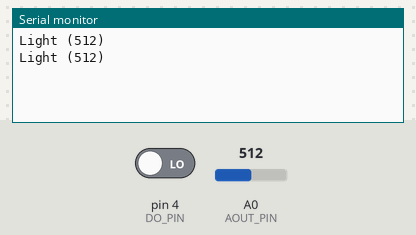
The sketch below on a simulated Arduino Uno, built with avr-gcc and run on an emulated ATmega328P. Parts: the last lines printed to the serial monitor. The test bench sets the inputs (shaded band); at power-on: A0 (AOUT_PIN) = 512, pin 4 (DO_PIN) LOW.

Above: at 3.1 s.
3.2 s: A0 (AOUT_PIN) set to 468
At 5.3 s:
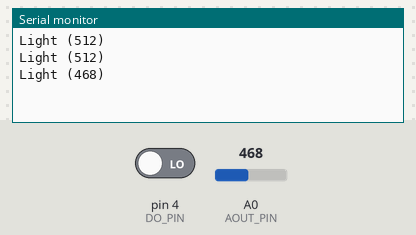
6.3 s: A0 (AOUT_PIN) set to 441
At 7.4 s:
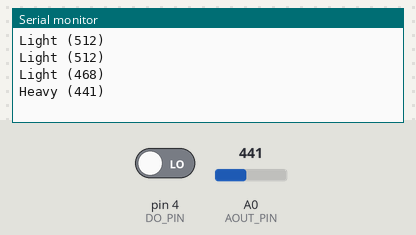
10.7 s: A0 (AOUT_PIN) set to 219
At 12.7 s:
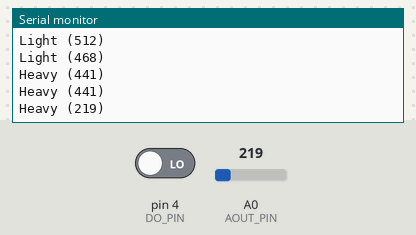
13.8 s: A0 (AOUT_PIN) set to 183
At 14.8 s:
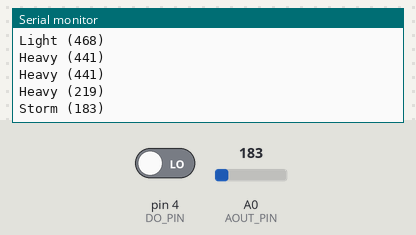

The sketch:

REGEN.ino
```cpp
#include <SoftwareSerial.h>
SoftwareSerial HM10(10, 11);

#define AOUT_PIN A0
#define STORMSURGE 200
#define HEAVYRAIN 450
#define LIGHTRAIN 800
#define NO_RAIN_THRESHOLD 10
#define SENSOR_POWER 3
#define DO_PIN 4

int timer = 10;
int noRainDuration = 0;
bool isSensorActive = true;
int noRainMessageCount = 0;
bool sensorInactivePrinted = false;
int SensorActivate;

void setup() {
  Serial.begin(9600);
  HM10.begin(9600);
  pinMode(SENSOR_POWER, OUTPUT);
  pinMode(DO_PIN, INPUT);
  digitalWrite(SENSOR_POWER, HIGH);
}

void loop() {


  int stormCount = 0, heavyCount = 0, lightCount = 0, noRainCount = 0;

  while (timer > 0) {
    int value = analogRead(AOUT_PIN);

    if (isSensorActive) {
      if (value <= STORMSURGE) {
        Serial.print("Storm (");
        stormCount++;
        noRainDuration = 0;
        HM10.print("1,");
      } else if (value <= HEAVYRAIN) {
        Serial.print("Heavy (");
        heavyCount++;
        noRainDuration = 0;
        HM10.print("1,");
      } else if (value <= LIGHTRAIN) {
        Serial.print("Light (");
        lightCount++;
        noRainDuration = 0;
        HM10.print("1,");
      } else {
        Serial.print("No Rain (");
        noRainCount++;
        noRainDuration++;
        HM10.print("1,");
      }
    } else {
      if (!sensorInactivePrinted) {
        Serial.println("Sensor is inactive.");
        HM10.println("0, 0, 0");
        sensorInactivePrinted = true;
      }
    }

    if (isSensorActive) {
      Serial.print(value);
      Serial.println(")");
      HM10.print(value);
      HM10.println(",");
    }

    delay(2300);

    timer--;
  }

  int maxCount = max(stormCount, max(heavyCount, max(lightCount, noRainCount)));
  int value = analogRead(AOUT_PIN);

  if (HM10.available() > 0) {
    int valueFromHM10 = HM10.parseInt();

    if (valueFromHM10 > 0) {
      Serial.println("Received a value greater than 1. Turning on the sensor.");
      isSensorActive = true;
      digitalWrite(SENSOR_POWER, HIGH);
      sensorInactivePrinted = false;
    }
  }

  int rain_state = digitalRead(DO_PIN);

  if (noRainMessageCount >= 2) {
    if (isSensorActive) {
      Serial.println("Threshold reached. Turning off the sensor.");
      isSensorActive = false;
      digitalWrite(SENSOR_POWER, LOW);
      HM10.println("0, 0, 0");
      value = 0;
      noRainMessageCount = 0;  // Reset the count for next activation
      sensorInactivePrinted = true;


    }
  } else {
    if (value > 0) {
      Serial.println("Detected rain. Turning on the sensor.");
      isSensorActive = true;
      digitalWrite(SENSOR_POWER, HIGH);
      noRainDuration = 0;
      sensorInactivePrinted = false;
    }

    if (isSensorActive) {
      sensorInactivePrinted = false;
      if (maxCount == stormCount) {
        Serial.println("The most frequent weather condition observed was: Storm");
        HM10.print("1,");
        HM10.print(value);
        HM10.print(",");
        HM10.println("4");
      } else if (maxCount == heavyCount) {
        Serial.println("The most frequent weather condition observed was: Heavy Rain");
        HM10.print("1,");
        HM10.print(value);
        HM10.print(",");
        HM10.println("3");
      } else if (maxCount == lightCount) {
        Serial.println("The most frequent weather condition observed was: Light Rain");
        HM10.print("1,");
        HM10.print(value);
        HM10.print(",");
        HM10.println("2");
      } else {
        Serial.println("The most frequent weather condition observed was: No Rain");
        HM10.print("1,");
        HM10.print(value);
        HM10.print(",");
        HM10.println("1");
        noRainMessageCount++;
      }
    }
  }

  if (HM10.available()) {
    SensorActivate = HM10.read();
    if (SensorActivate == 1) {
      isSensorActive = true;
      digitalWrite(SENSOR_POWER, HIGH);
      noRainDuration = 0;
      sensorInactivePrinted = false;
    }
  }

  delay(1000);
  timer = 10;
}
```

Measured:
- the behaviour switches between 451 and 450 on A0 (AOUT_PIN) (found by bisection; images 1 and 2)
- the behaviour switches between 201 and 200 on A0 (AOUT_PIN) (found by bisection; images 3 and 4)
- after the input at 3.2 s, the serial monitor: prints a new line after 1.4 s (image 1)
- after the input at 6.3 s, the serial monitor: prints a new line after 0.63 s (image 2)
- after the input at 10.7 s, the serial monitor: prints a new line after 0.85 s (image 3)
- after the input at 13.8 s, the serial monitor: prints a new line after 0.05 s (image 4)
